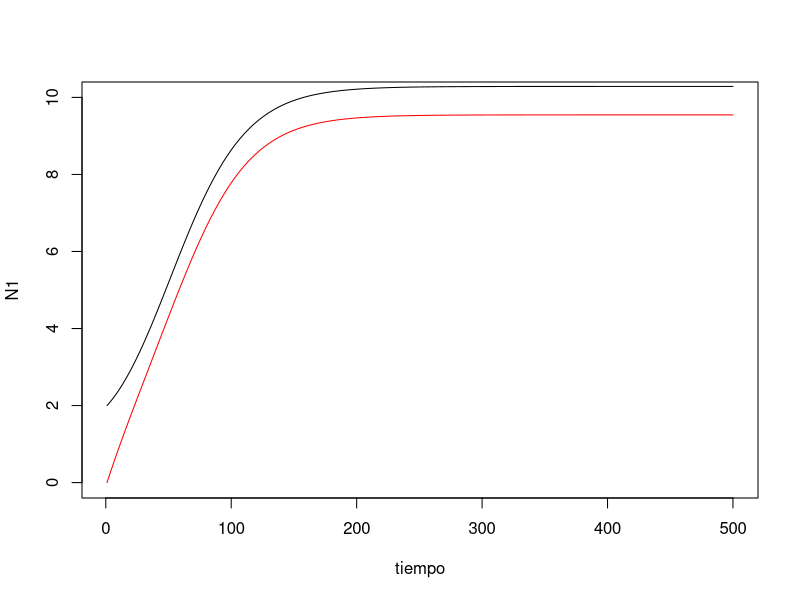

Reproduce this figure in R.
r1 <- 0.1; r2 <- 0.05
e1 <- 0.05; e2 <- 0.01
m1 <- 0.025; m2 <- 0.07
K1 <- 30; K2 <- 20

N1 <- c(); N2 <- c()

N1[1] <- 2; N2[1] <- 0

for(i in 2:500){
  N1[i] <- N1[i-1] + r1*N1[i-1] * (1 - N1[i-1]/K1) - e1*N1[i-1] + e2*N2[i-1] - m1 * N1[i-1]
  N2[i] <- N2[i-1] + r2*N2[i-1] * (1 - N2[i-1]/K2) - e2*N2[i-1] + e1*N1[i-1] - m2 * N2[i-1]
}

tabla <- data.frame(N1 = N1, N2 = N2, tiempo = 1:500)

with(tabla, plot(tiempo, N1, type = "l", ylim = c(0, 10)))
with(tabla, lines(tiempo, N2, col = "red"))
